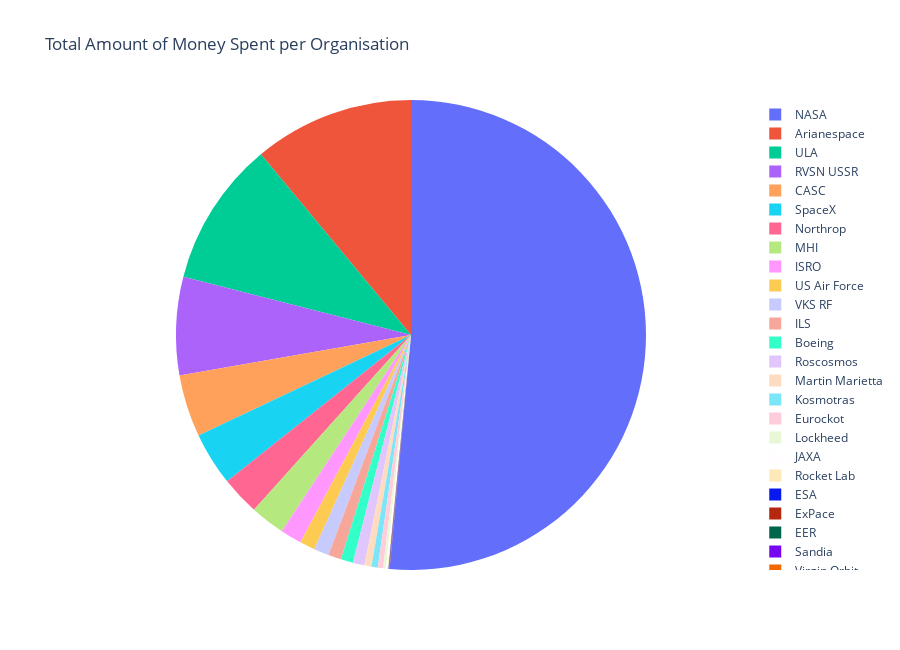

Write notebook code for a chart like this one.
### Code cell
fig2 = px.pie(data_frame=total_amount, names='Organisation', values='Total_Amount', 
              title='Total Amount of Money Spent per Organisation')
fig2.update_traces(textinfo='none')
fig2.update_layout(height=650)
fig2.show()

# NASA apparently spents a ton of money in its operations

### Figure 1 — Plotly figure (JSON) as saved in the notebook; plotly's stock layout.template omitted (floating-point values rounded to 4 significant figures)
{"data": [{"domain": {"x": [0, 1], "y": [0, 1]}, "hovertemplate": "Organisation=%{label}<br>Total_Amount=%{value}<extra></extra>", "labels": ["Arianespace", "Boeing", "CASC", "EER", "ESA", "Eurockot", "ExPace", "ILS", "ISRO", "JAXA", "Kosmotras", "Lockheed", "MHI", "Martin Marietta", "NASA", "Northrop", "RVSN USSR", "Rocket Lab", "Roscosmos", "Sandia", "SpaceX", "ULA", "US Air Force", "VKS RF", "Virgin Orbit"], "legendgroup": "", "name": "", "showlegend": true, "textinfo": "none", "type": "pie", "values": [16345, 1241, 6340.0, 20, 37, 543.4, 28.3, 1320, 2177, 168, 638, 280, 3532.0, 721.4, 76280, 3930, 10000, 97.5, 1188.0, 15, 5444, 14798, 1551.0, 1549.0, 12]}], "layout": {"height": 650, "legend": {"tracegroupgap": 0}, "title": {"text": "Total Amount of Money Spent per Organisation"}}}
